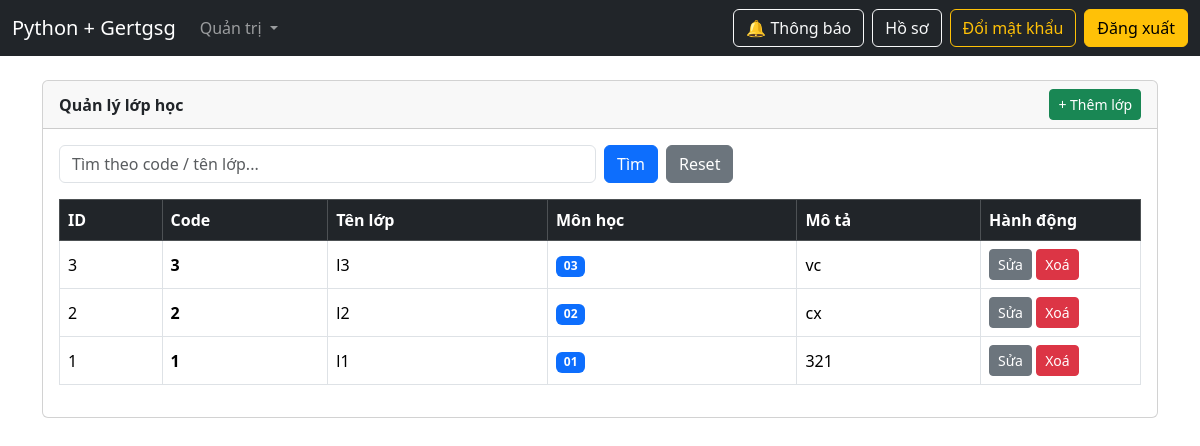
Screenshot of /admin/classes (signed in) with the database file from the repository.
### models.py (models this page shows, shortened)
class Class(db.Model):
    __tablename__ = "classes"
    id = db.Column(db.Integer, primary_key=True, autoincrement=True)
    code = db.Column(db.String(50), unique=True, nullable=False, index=True)
    name = db.Column(db.String(255), nullable=False, index=True)
    description = db.Column(db.Text, nullable=True)
    subjects = db.relationship(
        "Subject",
        secondary=class_subject,
        backref=db.backref("classes", lazy="dynamic"),
        lazy="subquery",
    )
    students = db.relationship(
        "Student",
        back_populates="class_",
        lazy="dynamic",
    )
    teachers = db.relationship(
        "Student",
        secondary=teacher_classes,
        back_populates="teaching_classes",
        lazy="subquery",
    )

class Subject(db.Model):
    __tablename__ = "subjects"
    id = db.Column(db.Integer, primary_key=True, autoincrement=True)
    code = db.Column(db.String(50), unique=True, nullable=False, index=True)
    name = db.Column(db.String(255), nullable=False, index=True)
    credits = db.Column(db.Integer, nullable=False, default=3)
    description = db.Column(db.Text, nullable=True)

### admin_routes.py (the view)
@admin_bp.get("/classes")
@login_required
@roles_required("admin")
def admin_classes():
    q = (request.args.get("q") or "").strip()
    query = Class.query
    if q:
        query = query.filter(
            (Class.code.ilike(f"%{q}%")) |
            (Class.name.ilike(f"%{q}%"))
        )
    classes = query.order_by(Class.id.desc()).all()
    subjects = Subject.query.order_by(Subject.name.asc()).all()
    return render_template("admin/classes.html", classes=classes, q=q, subjects=subjects)

### app.py (called while the page is built)
@app.context_processor
def inject_csrf():
    def form_csrf_token():
        return Markup(f'<input type="hidden" name="csrf_token" value="{generate_csrf()}">')
    return dict(form_csrf_token=form_csrf_token)

@login_manager.user_loader
def load_user(user_id: str):
    try:
        return Student.query.get(int(user_id))
    except Exception:
        return None

@app.context_processor
def inject_noti_count():
    if current_user.is_authenticated:
        count = Notification.query.filter_by(user_id=current_user.id, is_read=False).count()
        return {"noti_unread_count": count}
    return {"noti_unread_count": 0}

### auth.py (called while the page is built)
def roles_required(*roles):
    def decorator(fn):
        @wraps(fn)
        def wrapper(*args, **kwargs):
            if not current_user.is_authenticated:
                abort(401)
            user_role = (getattr(current_user, "role", "") or "").strip().lower()
            if user_role not in [r.lower() for r in roles]:
                abort(403)
            return fn(*args, **kwargs)
        return wrapper
    return decorator

### templates/admin/classes.html (shortened to what this page needs)
{% extends "base.html" %}
{% set title = "Quản lý lớp học" %}
{% block content %}
<div class="card text-dark">
  <div class="card-header d-flex justify-content-between align-items-center">
    <b>Quản lý lớp học</b>
    <a class="btn btn-success btn-sm" href="{{ url_for('admin.admin_class_create') }}">+ Thêm lớp</a>
  </div>
  <div class="card-body">
    <form class="row g-2 mb-3" method="GET">
      <div class="col-md-6">
        <input class="form-control" name="q" placeholder="Tìm theo code / tên lớp..." value="{{ q }}">
      </div>
      <div class="col-md-6 d-flex gap-2">
        <button class="btn btn-primary">Tìm</button>
        <a class="btn btn-secondary" href="{{ url_for('admin.admin_classes') }}">Reset</a>
      </div>
    </form>
    <div class="table-responsive">
      <table class="table table-bordered align-middle">
        <thead class="table-dark">
          <tr>
            <th>ID</th>
            <th>Code</th>
            <th>Tên lớp</th>
            <th>Môn học</th>
            <th>Mô tả</th>
            <th style="width:160px;">Hành động</th>
          </tr>
        </thead>
        <tbody>
          {% for c in classes %}
          <tr>
            <td>{{ c.id }}</td>
            <td><b>{{ c.code }}</b></td>
            <td>{{ c.name }}</td>
            <td>
              {% if c.subjects %}
                {% for s in c.subjects %}
                  <span class="badge bg-primary">{{ s.code }}</span>
                {% endfor %}
              {% else %}
                <span class="text-muted">(chưa gán)</span>
              {% endif %}
            </td>
            <td>{{ c.description or "" }}</td>
            <td>
              <a class="btn btn-sm btn-secondary"
                 href="{{ url_for('admin.admin_class_edit', class_id=c.id) }}">Sửa</a>
              <form method="POST"
                    action="{{ url_for('admin.admin_class_delete', class_id=c.id) }}"
                    style="display:inline;">
                <button class="btn btn-sm btn-danger"
                        onclick="return confirm('Xoá lớp này?')">Xoá</button>
              </form>
            </td>
          </tr>
          {% endfor %}
        </tbody>
      </table>
    </div>
  </div>
</div>
{% endblock %}

### rows the page displays
Class: id "3", code "3", name "l3", description "vc"
Subject: code "03"
Class: id "2", code "2", name "l2", description "cx"
Subject: code "02"
Class: id "1", code "1", name "l1", description "321"
Subject: code "01"
